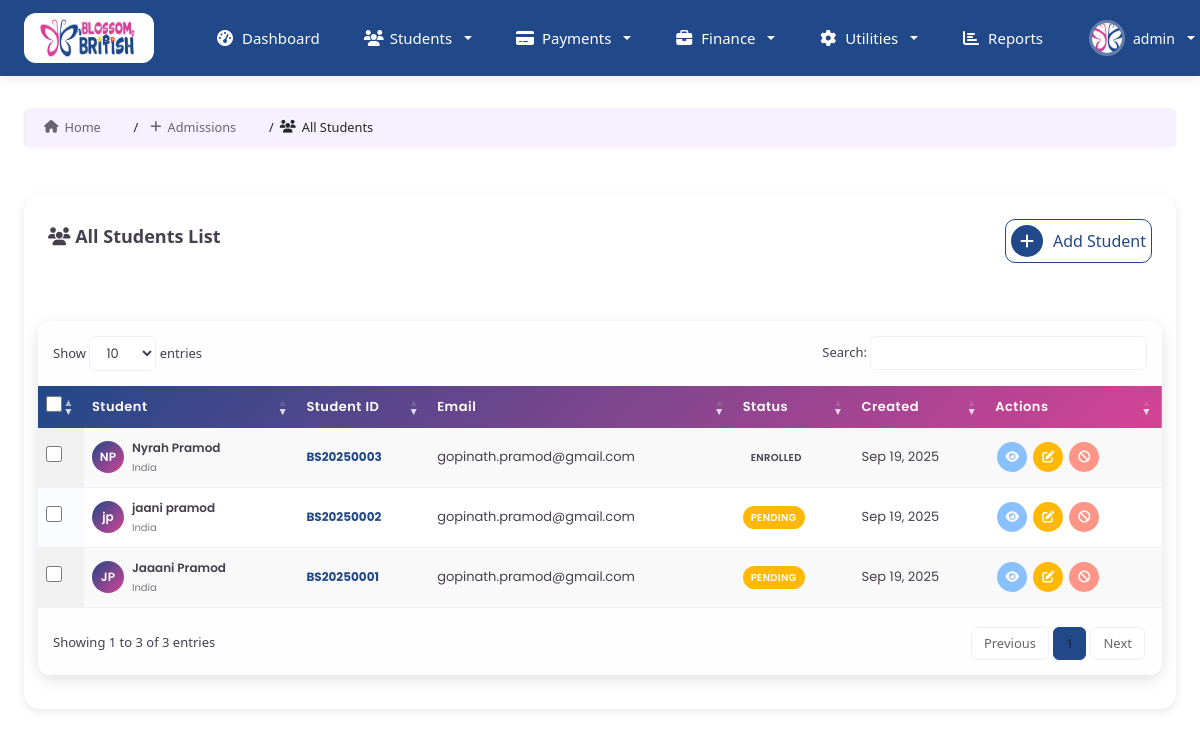
Page /admissions/students/ (signed in) on the earlier database version.
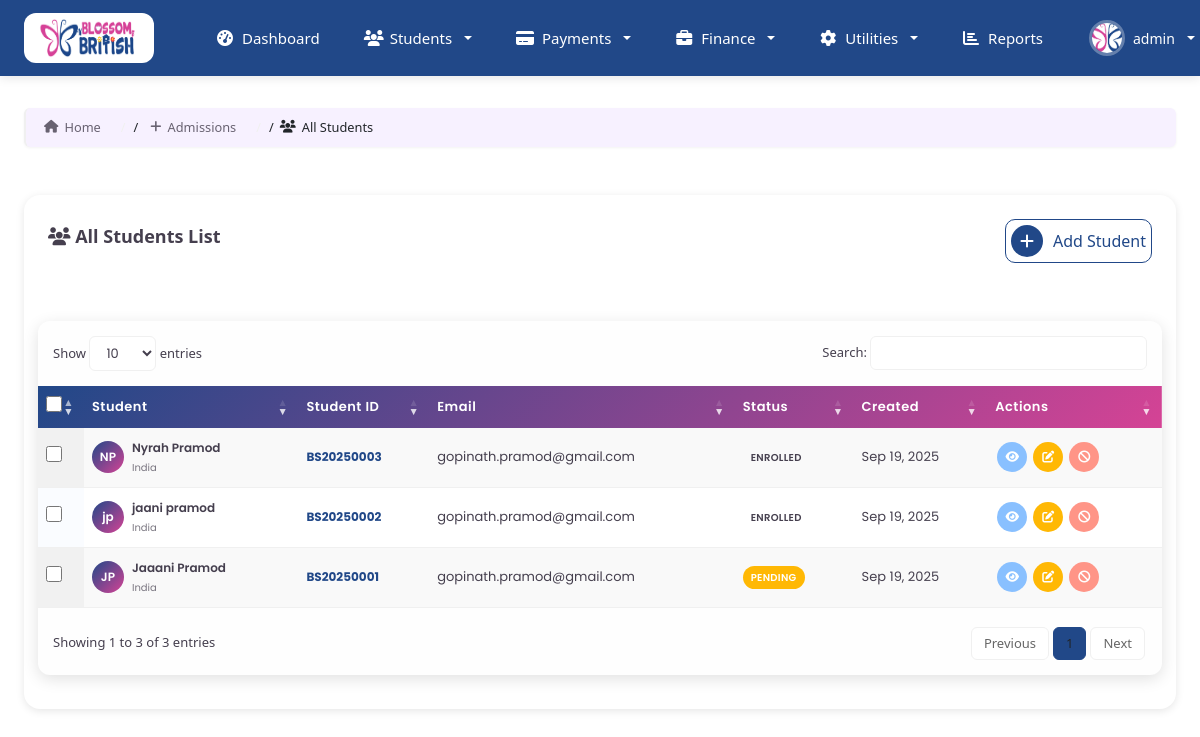
Same page on the later database version.
### students/models.py (models this page shows, shortened)
class Student(models.Model):
    GENDER_CHOICES = [
        ('M', 'Male'),
        ('F', 'Female'),
    ]
    STATUS_CHOICES = [
        ('pending', 'Pending'),
        ('approved', 'Approved'),
        ('enrolled', 'Enrolled'),
        ('rejected', 'Rejected'),
        ('graduated', 'Graduated'),
        ('transferred', 'Transferred'),
        ('withdrawn', 'Withdrawn'),
    ]
    DAYS_CHOICES = [
        ('2_days', '2 Days'),
        ('3_days', '3 Days'),
        ('4_days', '4 Days'),
        ('5_days', '5 Days'),
        ('6_days', '6 Days'),
        ('full_week', 'Full Week'),
    ]
    id = models.UUIDField(primary_key=True, default=uuid.uuid4, editable=False)
    student_id = models.CharField(max_length=20, unique=True, blank=True)
    first_name = models.CharField(max_length=100)
    last_name = models.CharField(max_length=100)
    family_name = models.CharField(max_length=100, blank=True)
    nationality = models.CharField(max_length=100)
    gender = models.CharField(max_length=1, choices=GENDER_CHOICES)
    date_of_birth = models.DateField()
    age_at_enrollment = models.IntegerField(blank=True, null=True)
    religion = models.CharField(max_length=100, blank=True)
    child_emirates_id = models.CharField(max_length=20, blank=True)
    languages_spoken = models.TextField(blank=True)
    child_photo = models.ImageField(upload_to='student_photos/child/', blank=True, null=True)
    mother_photo = models.ImageField(upload_to='student_photos/mother/', blank=True, null=True)
    father_photo = models.ImageField(upload_to='student_photos/father/', blank=True, null=True)
    father_name = models.CharField(max_length=100)
    father_nationality = models.CharField(max_length=100)
    father_place_of_work = models.CharField(max_length=200, blank=True)
    father_position_held = models.CharField(max_length=200, blank=True)
    father_mobile = models.CharField(max_length=20, blank=True)
    father_work_telephone = models.CharField(max_length=20, blank=True)
    father_email = models.EmailField(blank=True)
    mother_name = models.CharField(max_length=100)
    mother_nationality = models.CharField(max_length=100)
    mother_place_of_work = models.CharField(max_length=200, blank=True)
    mother_position_held = models.CharField(max_length=200, blank=True)
    mother_mobile = models.CharField(max_length=20, blank=True)
    mother_work_telephone = models.CharField(max_length=20, blank=True)
    mother_email = models.EmailField(blank=True)
    siblings_info = models.TextField(blank=True, help_text="Sibling names and ages")
    home_telephone = models.CharField(max_length=20, blank=True)
    full_home_address = models.TextField()
    po_box_number = models.CharField(max_length=50, blank=True)
    city = models.CharField(max_length=100, default='Dubai')
    first_contact_person = models.CharField(max_length=100)
    first_contact_relationship = models.CharField(max_length=50)
    first_contact_telephone = models.CharField(max_length=20)
    second_contact_person = models.CharField(max_length=100, blank=True)
    second_contact_relationship = models.CharField(max_length=50, blank=True)
    second_contact_telephone = models.CharField(max_length=20, blank=True)
    term_to_begin = models.TextField(null=True, blank=True)
    days_per_week = models.CharField(max_length=10, choices=DAYS_CHOICES, default="5_days")
    hours_required = models.CharField(max_length=200, blank=True)
    class_room = models.ForeignKey(ClassRooms, on_delete=models.SET_NULL, null=True, blank=True)
    status = models.CharField(max_length=20, choices=STATUS_CHOICES, default='pending',null=True, blank=True)
    approved = models.BooleanField(default=False)
    year_of_admission = models.IntegerField()
    date_start = models.DateField(blank=True, null=True)
    date_end = models.DateField(blank=True, null=True)
    is_active = models.BooleanField(default=True)
    created_by = models.ForeignKey(User, on_delete=models.SET_NULL, null=True, blank=True)
    email = models.EmailField(blank=True)
    phone_number = models.CharField(max_length=20, blank=True)
    created_at = models.DateTimeField(auto_now_add=True)
    updated_at = models.DateTimeField(auto_now=True)
    parent_signature_date = models.DateField(blank=True, null=True)
    class Meta:
        ordering = ['-created_at']
        indexes = [
            models.Index(fields=['student_id']),
            models.Index(fields=['status']),
            models.Index(fields=['created_at']),
        ]
    def get_full_name(self):
        return f"{self.first_name} {self.last_name}"

### home/decorators.py (the view)
    def wrapper_func(request, *args, **kwargs):
        if request.user.is_authenticated:
            return view_func(request,*args,**kwargs)
        else:
            messages.info(request,"You are not logged in please login to continue")
            return redirect("signin")

### home/context_processors.py (called while the page is built)
def user_context(request):
    if isinstance(request.user, AnonymousUser):
        return {}
    return {
        'user_full_name': f"{request.user.first_name} {request.user.last_name}".strip(),
        'user_initials': f"{request.user.first_name[:1]}{request.user.last_name[:1]}".upper() if request.user.first_name and request.user.last_name else request.user.username[:2].upper(),
        'user_role_display': request.user.role.title() if hasattr(request.user, 'role') else 'User',
    }

### students/views.py (called while the page is built)
@unauthenticated_user
def student_list(request):
    students = Student.objects.all()
    context = {
        "students":students
    }
    return render(request,'students/all-students.html',context)

### templates/students/all-students.html (shortened to what the changed rows need)
{% extends 'auth_templates/index.html' %}
{% load static %}
{% block content %}
<div class="students-container">
    <div class="dashboard-card-1">
        <div class="card-content">
            <div class="table-responsive-1">
                <table id="studentsTable" class="display">
                    <thead>
                        <tr>
                            <th><input type="checkbox" id="selectAll"></th>
                            <th>Student</th>
                            <th>Student ID</th>
                            <th>Email</th>
                            <th>Status</th>
                            <th>Created</th>
                            <th>Actions</th>
                        </tr>
                    </thead>
                    <tbody>
                        {% for student in students %}
                        <tr>
                            <td><input type="checkbox" class="student-checkbox" value="{{ student.pk }}"></td>
                            <td>
                                <div style="display: flex; align-items: center; gap: 8px;">
                                    <div class="avatar">
                                        {{ student.first_name|first }}{{ student.last_name|first }}
                                    </div>
                                    <div>
                                        <strong style="font-weight: 600; color: var(--e-global-color-text); font-size: 12px;">
                                            {{ student.get_full_name }}</strong>
                                        <br><small
                                            style="color: var(--e-global-color-text); opacity: 0.7; font-size: 10px;">
                                           {{ student.nationality }}</small>
                                    </div>
                                </div>
                            </td>
                            <td><strong style="color: var(--e-global-color-primary); font-size: 12px;">
                                   {{ student.student_id }}</strong></td>
                            <td style="color: var(--e-global-color-text); font-size: 12px;">
                               {{ student.email|default:"-" }}</td>
                            <td>
                                <span class="status-badge status-{{ student.status }}">
                                    {{ student.get_status_display }}
                                </span>
                            </td>
                            <td style="color: var(--e-global-color-text); font-size: 12px;">
                                {{ student.created_at|date:"M d, Y" }}</td>
                            <td>
                                <div style="display: flex; align-items: center; gap: 2px;">
                                    <a href="{% url 'student_detail' student.pk %}" title="View">
                                        <i class="fas fa-eye"></i>
                                    </a>
                                    <a href="{% url 'student_update' student.pk %}" title="Edit">
                                        <i class="fas fa-edit"></i>
                                    </a>
                                    {% if student.is_active %}
                                    <a href="{% url 'disable_student' student.pk %}" title="Disable">
                                        <i class="fas fa-ban"></i>
                                    </a>
                                    {% else %}
                                    <a href="{% url 'enable_student' student.pk %}" title="Enable">
                                        <i class="fas fa-check"></i>
                                    </a>
                                    {% endif %}
                                </div>
                            </td>
                        </tr>
                        {% endfor %}
                    </tbody>
                </table>
            </div>
        </div>
    </div>
</div>
<link rel="stylesheet" href="{%static 'css\jquery.dataTables.min.css' %}">
{% endblock %}

Differences in the rows shown:
changed Student "jaani pramod": status "PENDING" → "ENROLLED"
